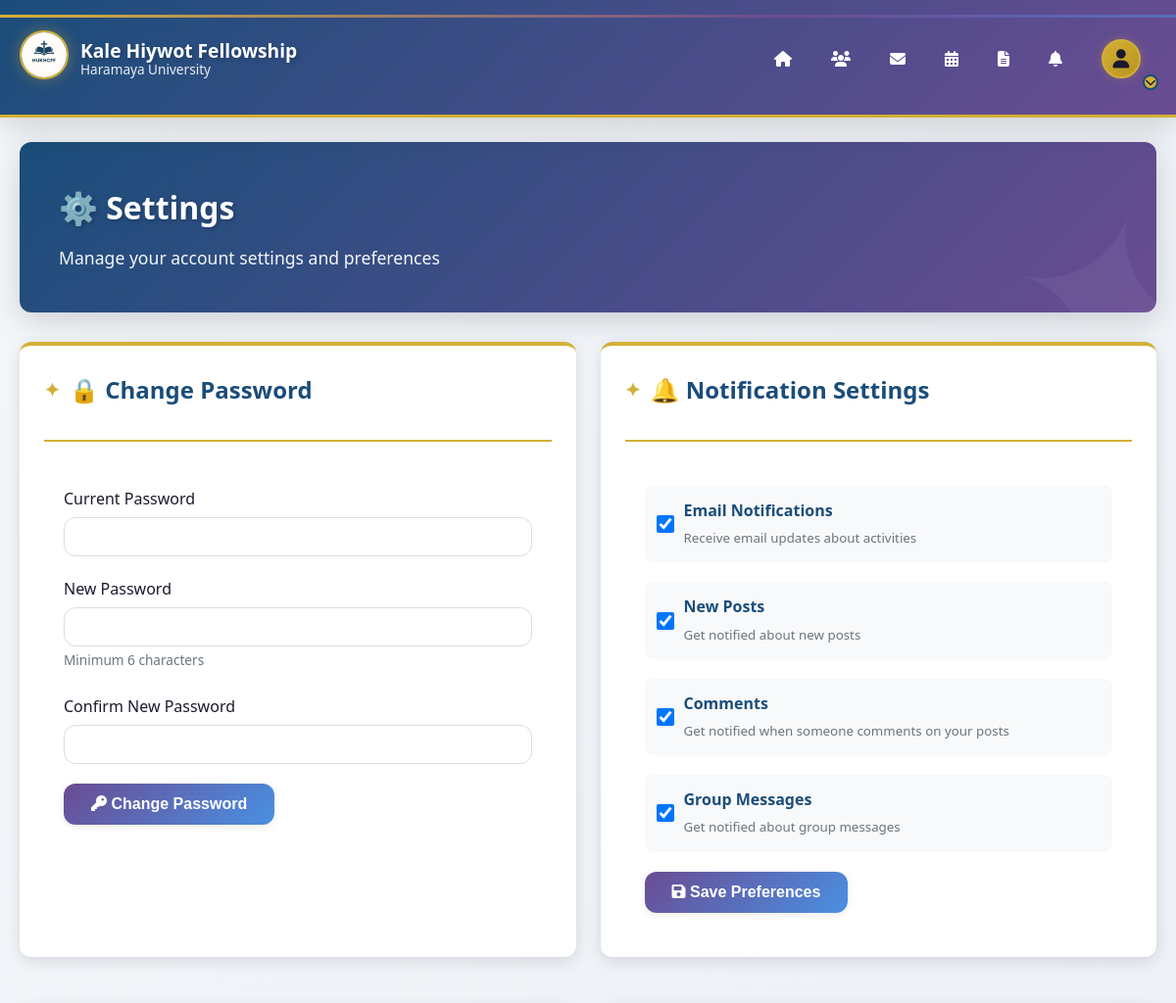
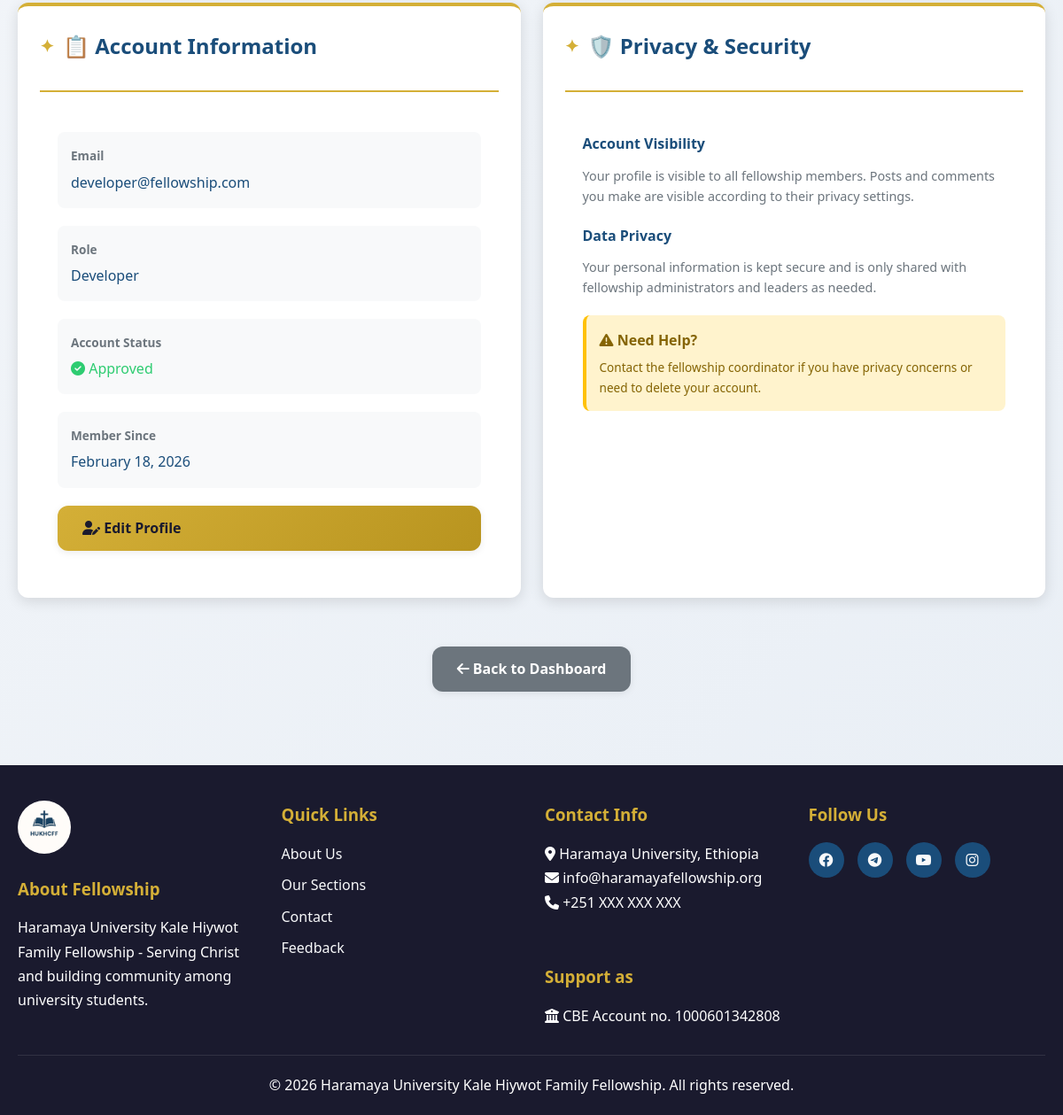
The page /settings.php (signed in) on the database its author committed (2 pictures, top to bottom).
### tables this page shows
CREATE TABLE users (
    user_id INT PRIMARY KEY AUTO_INCREMENT,
    username VARCHAR(50) UNIQUE NOT NULL,
    email VARCHAR(100) UNIQUE NOT NULL,
    password VARCHAR(255) NOT NULL,
    full_name VARCHAR(100) NOT NULL,
    profile_picture VARCHAR(255) DEFAULT 'default.jpg',
    phone VARCHAR(20),
    role ENUM('developer', 'coordinator', 'fellowship_leader', 'section_leader', 'family_leader', 'member') DEFAULT 'member',
    status ENUM('pending', 'approved', 'suspended') DEFAULT 'pending',
    
     
    student_id VARCHAR(50),
    department VARCHAR(100),
    year_joined INT,
    current_year INT,
    hometown VARCHAR(100),
    
     
    section_id INT,
    family_id INT,
    join_date DATE,
    is_online BOOLEAN DEFAULT FALSE,
    last_seen DATETIME,
    
    created_at TIMESTAMP DEFAULT CURRENT_TIMESTAMP,
    updated_at TIMESTAMP DEFAULT CURRENT_TIMESTAMP ON UPDATE CURRENT_TIMESTAMP,
    
    INDEX idx_role (role),
    INDEX idx_section (section_id),
    INDEX idx_status (status)
);

### settings.php (the view, shortened to what this page needs)
<?php
include 'includes/header.php';
$user = $conn->query("SELECT * FROM users WHERE user_id = {$_SESSION['user_id']}")->fetch_assoc();
?>
<main style="padding: 25px 0;">
    <div class="container">
        <div class="dashboard-welcome">
            <h2>⚙️ Settings</h2>
            <p>Manage your account settings and preferences</p>
        </div>
        <div style="display: grid; grid-template-columns: 1fr 1fr; gap: 25px; margin-top: 25px;">
            <div class="card">
                <div class="section-header">
                    <h3>🔒 Change Password</h3>
                </div>
                <form method="POST" style="padding: 20px;">
                    <div class="form-group">
                        <label>Current Password</label>
                        <input type="password" name="current_password" class="form-control" required>
                    </div>
                    <div class="form-group">
                        <label>New Password</label>
                        <input type="password" name="new_password" class="form-control" required minlength="6">
                        <small style="color: var(--gray); font-size: 0.85rem;">Minimum 6 characters</small>
                    </div>
                    <div class="form-group">
                        <label>Confirm New Password</label>
                        <input type="password" name="confirm_password" class="form-control" required minlength="6">
                    </div>
                    <button type="submit" class="btn btn-primary">
                        <i class="fas fa-key"></i> Change Password
                    </button>
                </form>
            </div>
            <div class="card">
                <div class="section-header">
                    <h3>🔔 Notification Settings</h3>
                </div>
                <form method="POST" style="padding: 20px;">
                    <div style="margin-bottom: 20px;">
                        <label style="display: flex; align-items: center; gap: 10px; cursor: pointer; padding: 12px; background: #f8f9fa; border-radius: 8px; transition: all 0.3s;" onmouseover="this.style.background='#e9ecef'" onmouseout="this.style.background='#f8f9fa'">
                            <input type="checkbox" name="email_notifications" checked style="width: 18px; height: 18px;">
                            <div>
                                <strong style="display: block; color: var(--primary-color);">Email Notifications</strong>
                                <small style="color: var(--gray);">Receive email updates about activities</small>
                            </div>
                        </label>
                    </div>
                    <div style="margin-bottom: 20px;">
                        <label style="display: flex; align-items: center; gap: 10px; cursor: pointer; padding: 12px; background: #f8f9fa; border-radius: 8px; transition: all 0.3s;" onmouseover="this.style.background='#e9ecef'" onmouseout="this.style.background='#f8f9fa'">
                            <input type="checkbox" name="post_notifications" checked style="width: 18px; height: 18px;">
                            <div>
                                <strong style="display: block; color: var(--primary-color);">New Posts</strong>
                                <small style="color: var(--gray);">Get notified about new posts</small>
                            </div>
                        </label>
                    </div>
                    <div style="margin-bottom: 20px;">
                        <label style="display: flex; align-items: center; gap: 10px; cursor: pointer; padding: 12px; background: #f8f9fa; border-radius: 8px; transition: all 0.3s;" onmouseover="this.style.background='#e9ecef'" onmouseout="this.style.background='#f8f9fa'">
                            <input type="checkbox" name="comment_notifications" checked style="width: 18px; height: 18px;">
                            <div>
                                <strong style="display: block; color: var(--primary-color);">Comments</strong>
                                <small style="color: var(--gray);">Get notified when someone comments on your posts</small>
                            </div>
                        </label>
                    </div>
                    <div style="margin-bottom: 20px;">
                        <label style="display: flex; align-items: center; gap: 10px; cursor: pointer; padding: 12px; background: #f8f9fa; border-radius: 8px; transition: all 0.3s;" onmouseover="this.style.background='#e9ecef'" onmouseout="this.style.background='#f8f9fa'">
                            <input type="checkbox" name="group_notifications" checked style="width: 18px; height: 18px;">
                            <div>
                                <strong style="display: block; color: var(--primary-color);">Group Messages</strong>
                                <small style="color: var(--gray);">Get notified about group messages</small>
                            </div>
                        </label>
                    </div>
                    <button type="submit" class="btn btn-primary">
                        <i class="fas fa-save"></i> Save Preferences
                    </button>
                </form>
            </div>
            <div class="card">
                <div class="section-header">
                    <h3>📋 Account Information</h3>
                </div>
                <div style="padding: 20px;">
                    <div style="margin-bottom: 20px; padding: 15px; background: #f8f9fa; border-radius: 8px;">
                        <strong style="display: block; color: var(--gray); font-size: 0.85rem; margin-bottom: 5px;">Email</strong>
                        <p style="color: var(--primary-color); margin: 0;"><?php echo htmlspecialchars($user['email']); ?></p>
                    </div>
                    <div style="margin-bottom: 20px; padding: 15px; background: #f8f9fa; border-radius: 8px;">
                        <strong style="display: block; color: var(--gray); font-size: 0.85rem; margin-bottom: 5px;">Role</strong>
                        <p style="color: var(--primary-color); margin: 0;"><?php echo ucfirst(str_replace('_', ' ', $user['role'])); ?></p>
                    </div>
                    <div style="margin-bottom: 20px; padding: 15px; background: #f8f9fa; border-radius: 8px;">
                        <strong style="display: block; color: var(--gray); font-size: 0.85rem; margin-bottom: 5px;">Account Status</strong>
                        <p style="color: var(--success-color); margin: 0;">
                            <i class="fas fa-check-circle"></i> <?php echo ucfirst($user['status']); ?>
                        </p>
                    </div>
                    <div style="margin-bottom: 20px; padding: 15px; background: #f8f9fa; border-radius: 8px;">
                        <strong style="display: block; color: var(--gray); font-size: 0.85rem; margin-bottom: 5px;">Member Since</strong>
                        <p style="color: var(--primary-color); margin: 0;"><?php echo date('F d, Y', strtotime($user['created_at'])); ?></p>
                    </div>
                    <a href="profile.php" class="btn btn-gold" style="width: 100%;">
                        <i class="fas fa-user-edit"></i> Edit Profile
                    </a>
                </div>
            </div>
            <div class="card">
                <div class="section-header">
                    <h3>🛡️ Privacy & Security</h3>
                </div>
                <div style="padding: 20px;">
                    <div style="margin-bottom: 20px;">
                        <h4 style="color: var(--primary-color); font-size: 1rem; margin-bottom: 10px;">Account Visibility</h4>
                        <p style="color: var(--gray); font-size: 0.9rem; line-height: 1.6;">
                            Your profile is visible to all fellowship members. Posts and comments you make are visible according to their privacy settings.
                        </p>
                    </div>
                    <div style="margin-bottom: 20px;">
                        <h4 style="color: var(--primary-color); font-size: 1rem; margin-bottom: 10px;">Data Privacy</h4>
                        <p style="color: var(--gray); font-size: 0.9rem; line-height: 1.6;">
                            Your personal information is kept secure and is only shared with fellowship administrators and leaders as needed.
                        </p>
                    </div>
                    <div style="padding: 15px; background: #fff3cd; border-left: 4px solid #ffc107; border-radius: 8px;">
                        <strong style="display: block; color: #856404; margin-bottom: 5px;">
                            <i class="fas fa-exclamation-triangle"></i> Need Help?
                        </strong>
                        <p style="color: #856404; font-size: 0.85rem; margin: 0;">
                            Contact the fellowship coordinator if you have privacy concerns or need to delete your account.
                        </p>
                    </div>
                </div>
            </div>
        </div>
        <div style="text-align: center; margin-top: 30px;">
            <a href="dashboard.php" class="btn" style="background: var(--gray); color: white;">
                <i class="fas fa-arrow-left"></i> Back to Dashboard
            </a>
        </div>
    </div>
</main>
<?php include 'includes/footer.php'; ?>

### assets/css/style.css (style rules this page uses)
* { margin: 0; padding: 0; box-sizing: border-box; }
:root { --primary-color: #1a4d7a; --secondary-color: #d4af37; --success-color: #2ecc71; --danger-color: #e74c3c; --dark-color: #1a1a2e; --light-color: #f8f9fa; --white: #ffffff; --gray: #6c757d; --spiritual-purple: #6a4c93; --spiritual-blue: #4a90e2; --spiritual-gold: #d4af37; --border-radius: 12px; --shadow-sm: 0 2px 8px rgba(0,0,0,0.08); --shadow-md: 0 4px 16px rgba(0,0,0,0.12); --shadow-lg: 0 8px 32px rgba(0,0,0,0.16); }
body { font-family: 'Segoe UI', 'Roboto', 'Helvetica Neue', Arial, sans-serif; line-height: 1.7; color: var(--dark-color); background: linear-gradient(135deg, #f5f7fa 0%, #e8eef5 100%); min-height: 100vh; }
.container { max-width: 1200px; margin: 0 auto; padding: 0 20px; }
.btn { padding: 12px 28px; border: none; border-radius: var(--border-radius); cursor: pointer; font-size: 1rem; font-weight: 600; transition: all 0.3s ease; text-decoration: none; display: inline-block; position: relative; overflow: hidden; box-shadow: var(--shadow-sm); }
.btn::before { content: ''; position: absolute; top: 50%; left: 50%; width: 0; height: 0; border-radius: 50%; background: rgba(255,255,255,0.3); transform: translate(-50%, -50%); transition: width 0.6s, height 0.6s; }
.btn-primary { background: linear-gradient(135deg, var(--spiritual-purple), var(--spiritual-blue)); color: var(--white); }
.btn-gold { background: linear-gradient(135deg, var(--spiritual-gold), #b8941f); color: var(--dark-color); }
.card { background: var(--white); border-radius: var(--border-radius); box-shadow: var(--shadow-md); padding: 25px; margin-bottom: 25px; border-top: 4px solid var(--spiritual-gold); transition: all 0.3s ease; position: relative; overflow: hidden; }
.card::before { content: ''; position: absolute; top: 0; left: 0; width: 100%; height: 4px; background: linear-gradient(90deg, var(--spiritual-gold), var(--spiritual-purple), var(--spiritual-blue)); opacity: 0; transition: opacity 0.3s ease; }
.card h3 { color: var(--primary-color); margin-bottom: 15px; font-weight: 600; display: flex; align-items: center; gap: 10px; }
.card h3::before { content: '✦'; color: var(--spiritual-gold); font-size: 1.2rem; }
.form-group { margin-bottom: 20px; }
.form-group label { display: block; margin-bottom: 5px; font-weight: 500; }
.form-control { width: 100%; padding: 10px; border: 1px solid #ddd; border-radius: var(--border-radius); font-size: 1rem; }
.dashboard-welcome { background: linear-gradient(135deg, var(--primary-color), var(--spiritual-purple)); color: white; padding: 40px; border-radius: var(--border-radius); margin-bottom: 30px; box-shadow: var(--shadow-lg); position: relative; overflow: hidden; }
.dashboard-welcome::before { content: '✦'; position: absolute; font-size: 15rem; opacity: 0.05; right: -50px; top: -50px; transform: rotate(15deg); }
.dashboard-welcome h2 { font-size: 2rem; margin-bottom: 10px; text-shadow: 2px 2px 4px rgba(0,0,0,0.2); }
.dashboard-welcome p { font-size: 1.1rem; opacity: 0.95; }
.section-header { display: flex; align-items: center; justify-content: space-between; margin-bottom: 25px; padding-bottom: 15px; border-bottom: 2px solid var(--spiritual-gold); }
.section-header h3 { color: var(--primary-color); font-size: 1.5rem; display: flex; align-items: center; gap: 10px; }
.section-header h3::before { content: '✦'; color: var(--spiritual-gold); }

### rows shown on the page
users: email "developer@fellowship.com", role "Developer", status "Approved", created_at "February 18, 2026"
